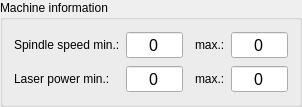
         <widget class="GroupBox" name="grpGRBL">
          <property name="title">
           <string>Machine information</string>
          </property>
          <layout class="QVBoxLayout" name="verticalLayout_5">
           <item>
            <layout class="QGridLayout" name="gridLayout_2" columnstretch="0,0,0,0,0">
             <item row="1" column="1">
              <widget class="QSpinBox" name="txtSpindleSpeedMin">
               <property name="font">
                <font>
                 <pointsize>12</pointsize>
                </font>
               </property>
               <property name="alignment">
                <set>Qt::AlignCenter</set>
               </property>
               <property name="buttonSymbols">
                <enum>QAbstractSpinBox::NoButtons</enum>
               </property>
               <property name="maximum">
                <number>99999</number>
               </property>
              </widget>
             </item>
             <item row="1" column="3">
              <widget class="QLabel" name="label_13">
               <property name="text">
                <string>max.:</string>
               </property>
              </widget>
             </item>
             <item row="2" column="0">
              <widget class="QLabel" name="label_18">
               <property name="text">
                <string>Laser power min.:</string>
               </property>
              </widget>
             </item>
             <item row="1" column="0">
              <widget class="QLabel" name="label_12">
               <property name="text">
                <string>Spindle speed min.:</string>
               </property>
              </widget>
             </item>
             <item row="1" column="4">
              <widget class="QSpinBox" name="txtSpindleSpeedMax">
               <property name="font">
                <font>
                 <pointsize>12</pointsize>
                </font>
               </property>
               <property name="alignment">
                <set>Qt::AlignCenter</set>
               </property>
               <property name="buttonSymbols">
                <enum>QAbstractSpinBox::NoButtons</enum>
               </property>
               <property name="maximum">
                <number>99999</number>
               </property>
              </widget>
             </item>
             <item row="2" column="3">
              <widget class="QLabel" name="label_35">
               <property name="text">
                <string>max.:</string>
               </property>
              </widget>
             </item>
             <item row="2" column="1">
              <widget class="QSpinBox" name="txtLaserPowerMin">
               <property name="font">
                <font>
                 <pointsize>12</pointsize>
                </font>
               </property>
               <property name="alignment">
                <set>Qt::AlignCenter</set>
               </property>
               <property name="buttonSymbols">
                <enum>QAbstractSpinBox::NoButtons</enum>
               </property>
               <property name="maximum">
                <number>99999</number>
               </property>
              </widget>
             </item>
             <item row="2" column="4">
              <widget class="QSpinBox" name="txtLaserPowerMax">
               <property name="font">
                <font>
                 <pointsize>12</pointsize>
                </font>
               </property>
               <property name="alignment">
                <set>Qt::AlignCenter</set>
               </property>
               <property name="buttonSymbols">
                <enum>QAbstractSpinBox::NoButtons</enum>
               </property>
               <property name="maximum">
                <number>99999</number>
               </property>
              </widget>
             </item>
             <item row="1" column="2">
              <spacer name="horizontalSpacer_6">
               <property name="orientation">
                <enum>Qt::Horizontal</enum>
               </property>
               <property name="sizeType">
                <enum>QSizePolicy::Fixed</enum>
               </property>
               <property name="sizeHint" stdset="0">
                <size>
                 <width>6</width>
                 <height>20</height>
                </size>
               </property>
              </spacer>
             </item>
            </layout>
           </item>
          </layout>
         </widget>
